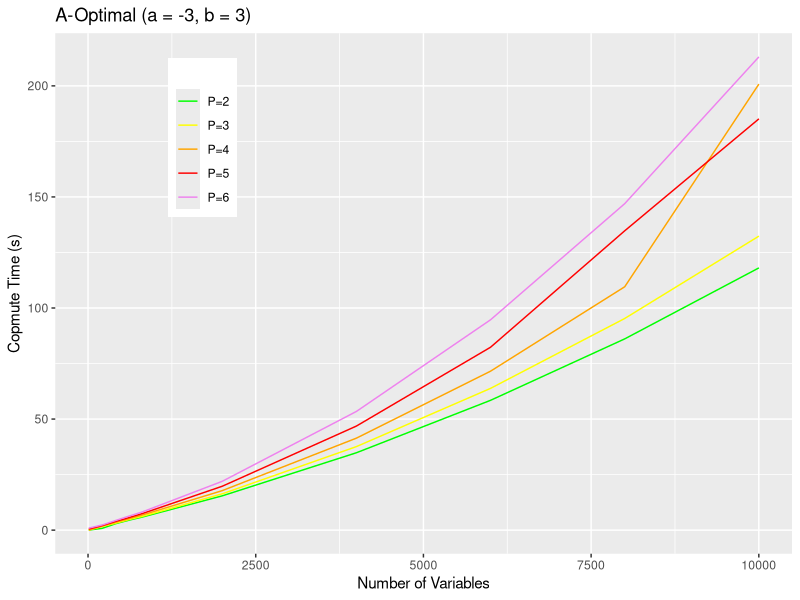
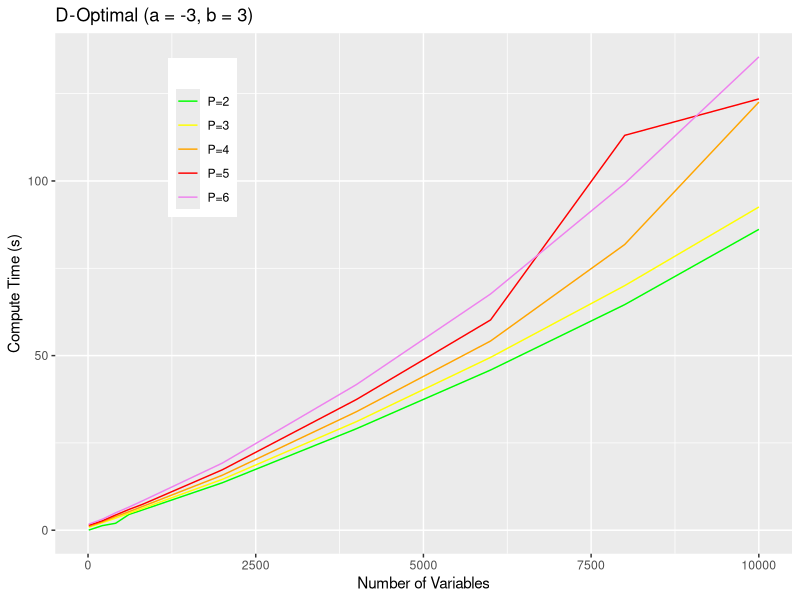
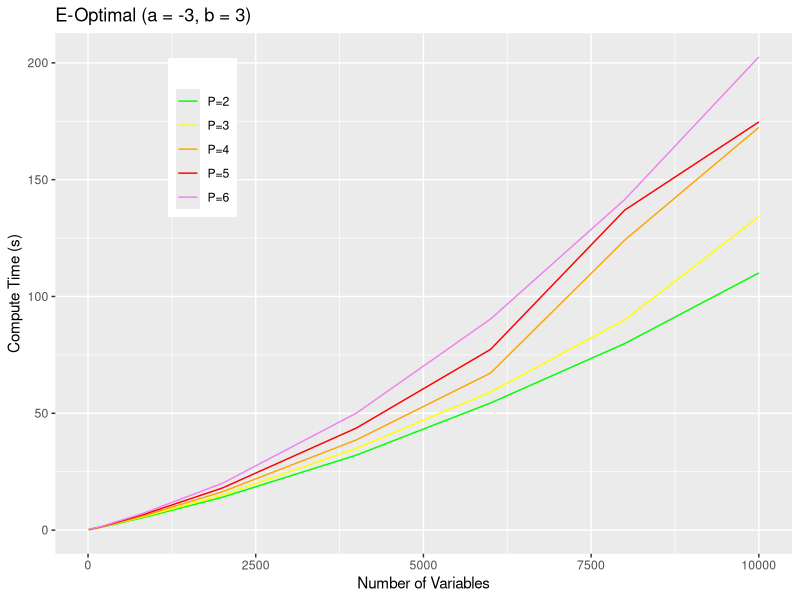
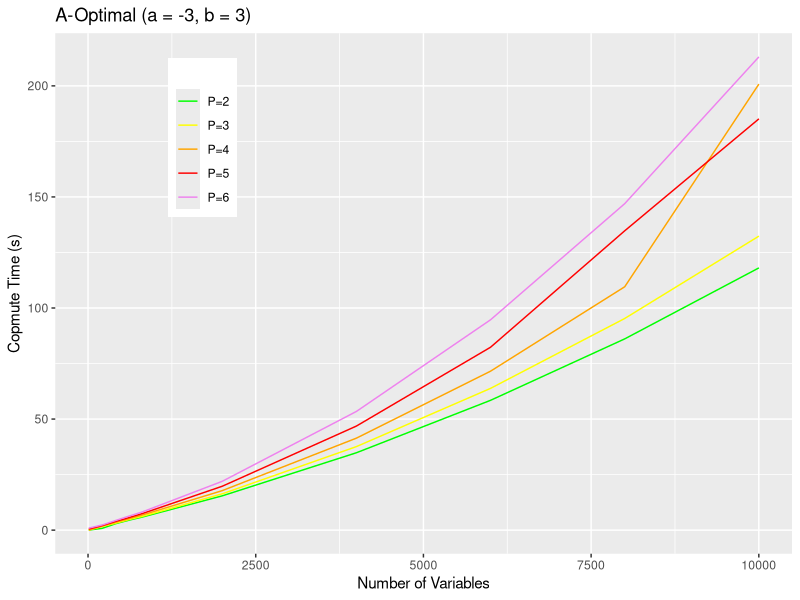
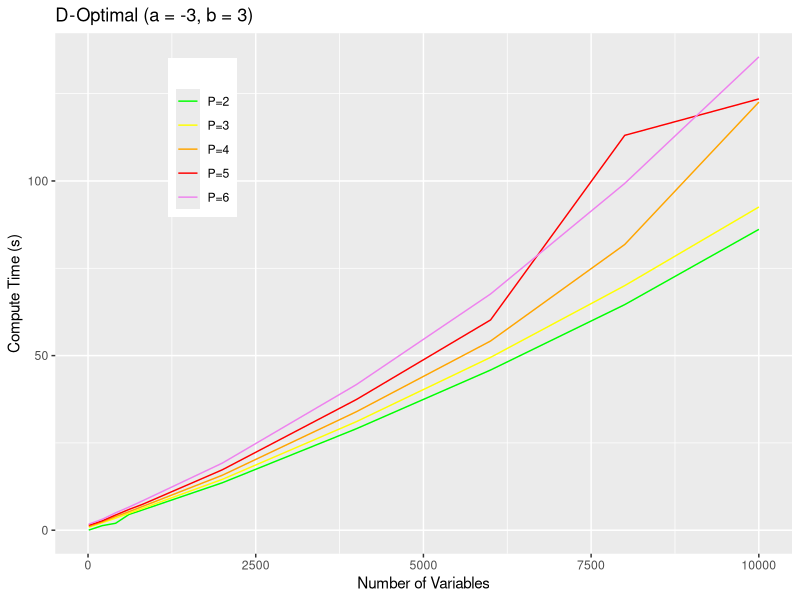
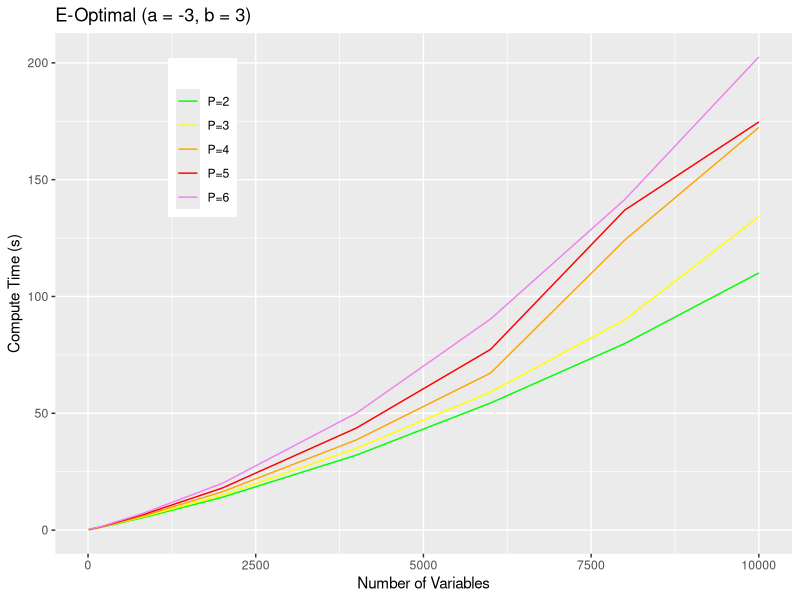

Here is the R script that generated these plots, in order:
## ---- chunk 1
knitr::opts_chunk$set(echo = TRUE)
## ---- chunk 2
library(ggplot2)
data_A <- read.table(file="A-Optimal.txt",header=T)
data_D <- read.table(file="D-Optimal.txt",header=T)
data_E <- read.table(file="E-Optimal.txt",header=T)
## ---- chunk 3
ggplot(data_A,aes(N)) +
  geom_line(aes(y=X2,colour="P=2")) +
  geom_line(aes(y=X3,colour="P=3")) +
  geom_line(aes(y=X4,colour="P=4")) +
  geom_line(aes(y=X5,colour="P=5")) +
  geom_line(aes(y=X6,colour="P=6")) +
  labs(x = "Number of Variables", y = "Copmute Time (s)", title = "A-Optimal (a = -3, b = 3)") + 
  theme(legend.position = c(0.2,0.8)) + 
  scale_color_manual("", values = c("P=2" = "green", "P=3" = "yellow", "P=4" = "Orange", "P=5" = "red", "P=6" = "violet"))

ggplot(data_D,aes(N)) +
  geom_line(aes(y=X2,colour="P=2")) +
  geom_line(aes(y=X3,colour="P=3")) +
  geom_line(aes(y=X4,colour="P=4")) +
  geom_line(aes(y=X5,colour="P=5")) +
  geom_line(aes(y=X6,colour="P=6")) +
  labs(x = "Number of Variables", y = "Compute Time (s)", title = "D-Optimal (a = -3, b = 3)") + 
  theme(legend.position = c(0.2,0.8)) + 
  scale_color_manual("", values = c("P=2" = "green", "P=3" = "yellow", "P=4" = "Orange", "P=5" = "red", "P=6" = "violet"))

ggplot(data_E,aes(N)) +
  geom_line(aes(y=X2,colour="P=2")) +
  geom_line(aes(y=X3,colour="P=3")) +
  geom_line(aes(y=X4,colour="P=4")) +
  geom_line(aes(y=X5,colour="P=5")) +
  geom_line(aes(y=X6,colour="P=6")) +
  labs(x = "Number of Variables", y = "Compute Time (s)", title = "E-Optimal (a = -3, b = 3)") + 
  theme(legend.position = c(0.2,0.8)) + 
  scale_color_manual("", values = c("P=2" = "green", "P=3" = "yellow", "P=4" = "Orange", "P=5" = "red", "P=6" = "violet"))
## ---- chunk 4
png('A-Optimal.png')
ggplot(data_A,aes(N)) +
  geom_line(aes(y=X2,colour="P=2")) +
  geom_line(aes(y=X3,colour="P=3")) +
  geom_line(aes(y=X4,colour="P=4")) +
  geom_line(aes(y=X5,colour="P=5")) +
  geom_line(aes(y=X6,colour="P=6")) +
  labs(x = "Number of Variables", y = "Copmute Time (s)", title = "A-Optimal (a = -3, b = 3)") + 
  theme(legend.position = c(0.2,0.8)) + 
  scale_color_manual("", values = c("P=2" = "green", "P=3" = "yellow", "P=4" = "Orange", "P=5" = "red", "P=6" = "violet"))
dev.off()

png('D-Optimal.png')
ggplot(data_D,aes(N)) +
  geom_line(aes(y=X2,colour="P=2")) +
  geom_line(aes(y=X3,colour="P=3")) +
  geom_line(aes(y=X4,colour="P=4")) +
  geom_line(aes(y=X5,colour="P=5")) +
  geom_line(aes(y=X6,colour="P=6")) +
  labs(x = "Number of Variables", y = "Compute Time (s)", title = "D-Optimal (a = -3, b = 3)") + 
  theme(legend.position = c(0.2,0.8)) + 
  scale_color_manual("", values = c("P=2" = "green", "P=3" = "yellow", "P=4" = "Orange", "P=5" = "red", "P=6" = "violet"))
dev.off()

png('E-Optimal.png')
ggplot(data_E,aes(N)) +
  geom_line(aes(y=X2,colour="P=2")) +
  geom_line(aes(y=X3,colour="P=3")) +
  geom_line(aes(y=X4,colour="P=4")) +
  geom_line(aes(y=X5,colour="P=5")) +
  geom_line(aes(y=X6,colour="P=6")) +
  labs(x = "Number of Variables", y = "Compute Time (s)", title = "E-Optimal (a = -3, b = 3)") + 
  theme(legend.position = c(0.2,0.8)) + 
  scale_color_manual("", values = c("P=2" = "green", "P=3" = "yellow", "P=4" = "Orange", "P=5" = "red", "P=6" = "violet"))
dev.off()
